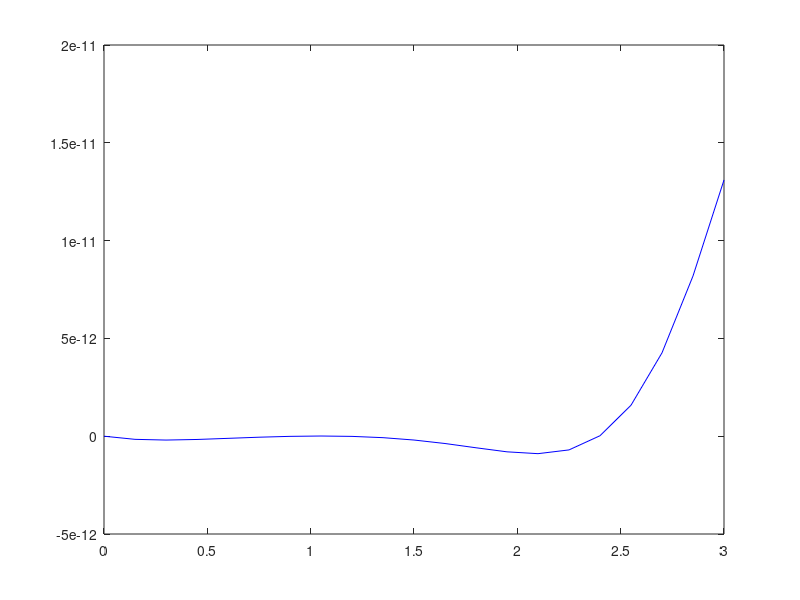

The MATLAB script that drew this image:
clear;
clc;
% given data
L2=3;
b=150e-3;
h=75e-3;
t=3.18e-3;
E=196.2e9;
V=0.27;
E1=E/(1-V^2);
G=76.9e9;
Ne=20 ; 
Le2=L2/Ne;
%Element stiffness matrix
a1=(t*b^2*h)/2 + (t*b*h^2)/2;
a2=(b*t^3)/6 + (h*t^3)/6;
a3=(b^2*h*t)/2 - (b*h^2*t)/2;
a4=0;
a5=0;
a6=(t*b^2*h)/2 + (t*b*h^2)/2;
a7=(t*b^3*h^2)/24 + (t*b^2*h^3)/24;
a8=(2*b^2*h^2*t)/(b + h);
a9=(b^2*h*t)/2 - (b*h^2*t)/2;
a10=0;
a11=(2*b^2*h^3*t)/(b + h)^2 + (2*b^3*h^2*t)/(b + h)^2;
a12=(2*b*t^3*(b^2 + 5*h^2))/(15*(b + h)^2) + (2*h*t^3*(5*b^2 + h^2))/(15*(b + h)^2);
a13=(8*b*t^3)/(b + h)^2 + (8*h*t^3)/(b + h)^2;
ke=zeros(6);
ke(1,1)=G/Le2*(a1+a2);
ke(1,2)=-G*a3/2;
ke(1,3)=G/Le2*(a4-a5);
ke(1,4)=-G/Le2*(a1+a2);
ke(1,5)=-G*a3/2;
ke(1,6)=G/Le2*(a5-a4);
ke(2,2)=Le2*G*a6/3+E1*a7/Le2;
ke(2,3)=-G*a8/2;
ke(2,4)=G*a9-G*a9/2;
ke(2,5)=G*Le2*a6/6-E1*a7/Le2;
ke(2,6)=G*a8/2;
ke(3,3)=G/Le2*a11+G/Le2*a12+E1*Le2*a13/3;
ke(3,4)=G/Le2*(a5-a4);
ke(3,5)=-G*a8/2;
ke(3,6)=-G/Le2*a11-G/Le2*a12+E1*Le2*a13/6;
ke(4,4)=G/Le2*(a1+a2);
ke(4,5)=G*a3/2;
ke(4,6)=G/Le2*(a4-a5);
ke(5,5)=E1/Le2*a7+Le2*G*a6/3;
ke(5,6)=G*a8/2;
ke(6,6)=G/Le2*a11+G/Le2*a12+E1*Le2*a13/3;
for i=2:6
    for j=1:i-1
        ke(i,j)=ke(j,i);
    end
end
%Global stiffness matrix
Kg=zeros(3*(Ne+1),3*(Ne+1));
 s=0;
for n=1:Ne
    for i=1:6
        for j=1:6
            Kg(i+s,j+s)= Kg(i+s,j+s)+ke(i,j);
        end 
    end
    s=s+3;
end
%calculate dof
Kbig =  mean(diag(Kg))*1e8;
F=zeros(3*(Ne+1),1);
F(3*Ne+1,1)=F(3*Ne+1,1)+4905*b/(2*h);
F(3*Ne+3,1)=F(3*Ne+3,1)+4905*b/(b+h);
Kg(1,1)=Kg(1,1)+Kbig;
Kg(2,2)=Kg(2,2)+Kbig;
Kg(3,3)=Kg(3,3)+Kbig;
Kg(3*Ne+3,3*Ne+3)=Kg(3*Ne+3,3*Ne+3)+Kbig;
Kg(3*Ne+1,3*Ne+1)=Kg(3*Ne+1,3*Ne+1)+Kbig;
Dof= Kg\F;
ror=zeros(Ne+1,1);
for i=1:(Ne+1)
    ror(i)=Dof(3*i-2);
end
distor2=zeros(Ne+1,1);
for i=1:(Ne+1)
    distor2(i)=Dof(3*i);
end
Length=0:Le2:L2;











plot( Length,distor2,'blue')
%plot( Length,ror,'blue')
  